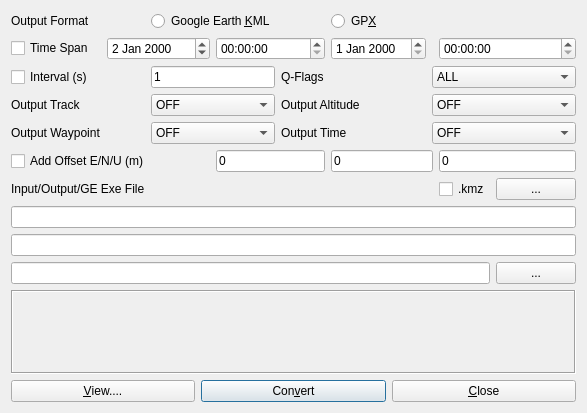
<?xml version="1.0" encoding="UTF-8"?>
<ui version="4.0">
 <class>ConvDialog</class>
 <widget class="QWidget" name="ConvDialog">
  <property name="geometry">
   <rect>
    <x>0</x>
    <y>0</y>
    <width>587</width>
    <height>413</height>
   </rect>
  </property>
  <property name="windowTitle">
   <string>KML/GPX Converter</string>
  </property>
  <property name="toolTip">
   <string/>
  </property>
  <layout class="QVBoxLayout" name="verticalLayout">
   <item>
    <widget class="QWidget" name="Panel1" native="true">
     <property name="enabled">
      <bool>true</bool>
     </property>
     <property name="toolTip">
      <string/>
     </property>
     <property name="layoutDirection">
      <enum>Qt::LeftToRight</enum>
     </property>
     <property name="text" stdset="0">
      <string/>
     </property>
     <layout class="QGridLayout" name="gridLayout">
      <property name="leftMargin">
       <number>0</number>
      </property>
      <property name="topMargin">
       <number>0</number>
      </property>
      <property name="rightMargin">
       <number>0</number>
      </property>
      <property name="bottomMargin">
       <number>0</number>
      </property>
      <item row="1" column="0">
       <widget class="QCheckBox" name="TimeSpan">
        <property name="toolTip">
         <string/>
        </property>
        <property name="text">
         <string>Time Span</string>
        </property>
        <property name="checked">
         <bool>false</bool>
        </property>
       </widget>
      </item>
      <item row="3" column="2" colspan="2">
       <widget class="QComboBox" name="TrackColor">
        <property name="enabled">
         <bool>true</bool>
        </property>
        <property name="toolTip">
         <string/>
        </property>
        <item>
         <property name="text">
          <string>OFF</string>
         </property>
        </item>
        <item>
         <property name="text">
          <string>White</string>
         </property>
        </item>
        <item>
         <property name="text">
          <string>Green</string>
         </property>
        </item>
        <item>
         <property name="text">
          <string>Orange</string>
         </property>
        </item>
        <item>
         <property name="text">
          <string>Red</string>
         </property>
        </item>
        <item>
         <property name="text">
          <string>Yellow</string>
         </property>
        </item>
       </widget>
      </item>
      <item row="1" column="5">
       <widget class="QDateEdit" name="TimeY2">
        <property name="enabled">
         <bool>true</bool>
        </property>
        <property name="toolTip">
         <string/>
        </property>
       </widget>
      </item>
      <item row="2" column="4" colspan="2">
       <widget class="QLabel" name="Label5">
        <property name="enabled">
         <bool>true</bool>
        </property>
        <property name="toolTip">
         <string/>
        </property>
        <property name="text">
         <string>Q-Flags</string>
        </property>
       </widget>
      </item>
      <item row="2" column="2" colspan="2">
       <widget class="QLineEdit" name="TimeInt">
        <property name="enabled">
         <bool>true</bool>
        </property>
        <property name="toolTip">
         <string/>
        </property>
        <property name="text">
         <string>1</string>
        </property>
       </widget>
      </item>
      <item row="4" column="0">
       <widget class="QLabel" name="Label2">
        <property name="enabled">
         <bool>true</bool>
        </property>
        <property name="toolTip">
         <string/>
        </property>
        <property name="text">
         <string>Output Waypoint</string>
        </property>
       </widget>
      </item>
      <item row="3" column="0">
       <widget class="QLabel" name="Label1">
        <property name="enabled">
         <bool>true</bool>
        </property>
        <property name="toolTip">
         <string/>
        </property>
        <property name="text">
         <string>Output Track</string>
        </property>
       </widget>
      </item>
      <item row="4" column="2" colspan="2">
       <widget class="QComboBox" name="PointColor">
        <property name="enabled">
         <bool>true</bool>
        </property>
        <property name="toolTip">
         <string/>
        </property>
        <item>
         <property name="text">
          <string>OFF</string>
         </property>
        </item>
        <item>
         <property name="text">
          <string>White</string>
         </property>
        </item>
        <item>
         <property name="text">
          <string>Green</string>
         </property>
        </item>
        <item>
         <property name="text">
          <string>Orange</string>
         </property>
        </item>
        <item>
         <property name="text">
          <string>Red</string>
         </property>
        </item>
        <item>
         <property name="text">
          <string>By Q-Flag</string>
         </property>
        </item>
       </widget>
      </item>
      <item row="6" column="0" colspan="3">
       <widget class="QLabel" name="Label7">
        <property name="enabled">
         <bool>true</bool>
        </property>
        <property name="toolTip">
         <string/>
        </property>
        <property name="text">
         <string>Input/Output/GE Exe File</string>
        </property>
       </widget>
      </item>
      <item row="9" column="8">
       <widget class="QPushButton" name="BtnGoogleEarthFile">
        <property name="enabled">
         <bool>true</bool>
        </property>
        <property name="palette">
         <palette>
          <active>
           <colorrole role="WindowText">
            <brush brushstyle="SolidPattern">
             <color alpha="255">
              <red>0</red>
              <green>0</green>
              <blue>0</blue>
             </color>
            </brush>
           </colorrole>
          </active>
          <inactive>
           <colorrole role="WindowText">
            <brush brushstyle="SolidPattern">
             <color alpha="255">
              <red>0</red>
              <green>0</green>
              <blue>0</blue>
             </color>
            </brush>
           </colorrole>
          </inactive>
          <disabled>
           <colorrole role="WindowText">
            <brush brushstyle="SolidPattern">
             <color alpha="255">
              <red>0</red>
              <green>0</green>
              <blue>0</blue>
             </color>
            </brush>
           </colorrole>
          </disabled>
         </palette>
        </property>
        <property name="toolTip">
         <string/>
        </property>
        <property name="text">
         <string>...</string>
        </property>
        <property name="flat">
         <bool>false</bool>
        </property>
       </widget>
      </item>
      <item row="2" column="0" colspan="2">
       <widget class="QCheckBox" name="TimeIntF">
        <property name="toolTip">
         <string/>
        </property>
        <property name="text">
         <string>Interval (s)</string>
        </property>
        <property name="checked">
         <bool>false</bool>
        </property>
       </widget>
      </item>
      <item row="5" column="5" colspan="2">
       <widget class="QLineEdit" name="Offset2">
        <property name="enabled">
         <bool>true</bool>
        </property>
        <property name="toolTip">
         <string/>
        </property>
        <property name="text">
         <string>0</string>
        </property>
       </widget>
      </item>
      <item row="5" column="7" colspan="2">
       <widget class="QLineEdit" name="Offset3">
        <property name="enabled">
         <bool>true</bool>
        </property>
        <property name="toolTip">
         <string/>
        </property>
        <property name="text">
         <string>0</string>
        </property>
       </widget>
      </item>
      <item row="6" column="7">
       <widget class="QCheckBox" name="Compress">
        <property name="toolTip">
         <string/>
        </property>
        <property name="text">
         <string>.kmz</string>
        </property>
        <property name="checked">
         <bool>false</bool>
        </property>
       </widget>
      </item>
      <item row="10" column="0" colspan="9">
       <widget class="QLabel" name="Message">
        <property name="enabled">
         <bool>true</bool>
        </property>
        <property name="toolTip">
         <string/>
        </property>
        <property name="layoutDirection">
         <enum>Qt::LeftToRight</enum>
        </property>
        <property name="frameShape">
         <enum>QFrame::Box</enum>
        </property>
        <property name="frameShadow">
         <enum>QFrame::Sunken</enum>
        </property>
        <property name="text">
         <string/>
        </property>
        <property name="alignment">
         <set>Qt::AlignCenter</set>
        </property>
       </widget>
      </item>
      <item row="8" column="0" colspan="9">
       <widget class="QLineEdit" name="OutputFile">
        <property name="enabled">
         <bool>true</bool>
        </property>
        <property name="toolTip">
         <string/>
        </property>
        <property name="text">
         <string/>
        </property>
       </widget>
      </item>
      <item row="5" column="3" colspan="2">
       <widget class="QLineEdit" name="Offset1">
        <property name="enabled">
         <bool>true</bool>
        </property>
        <property name="toolTip">
         <string/>
        </property>
        <property name="text">
         <string>0</string>
        </property>
       </widget>
      </item>
      <item row="2" column="6" colspan="3">
       <widget class="QComboBox" name="QFlags">
        <property name="enabled">
         <bool>true</bool>
        </property>
        <property name="toolTip">
         <string/>
        </property>
        <item>
         <property name="text">
          <string>ALL</string>
         </property>
        </item>
        <item>
         <property name="text">
          <string>Q=1</string>
         </property>
        </item>
        <item>
         <property name="text">
          <string>Q=2</string>
         </property>
        </item>
        <item>
         <property name="text">
          <string>Q=3</string>
         </property>
        </item>
        <item>
         <property name="text">
          <string>Q=4</string>
         </property>
        </item>
        <item>
         <property name="text">
          <string>Q=5</string>
         </property>
        </item>
        <item>
         <property name="text">
          <string>Q=6</string>
         </property>
        </item>
       </widget>
      </item>
      <item row="3" column="6" colspan="3">
       <widget class="QComboBox" name="OutputAlt">
        <property name="enabled">
         <bool>true</bool>
        </property>
        <property name="toolTip">
         <string/>
        </property>
        <item>
         <property name="text">
          <string>OFF</string>
         </property>
        </item>
        <item>
         <property name="text">
          <string>Ellipsoidal</string>
         </property>
        </item>
        <item>
         <property name="text">
          <string>Geodetic</string>
         </property>
        </item>
       </widget>
      </item>
      <item row="1" column="3" colspan="2">
       <widget class="QTimeEdit" name="TimeH1">
        <property name="enabled">
         <bool>true</bool>
        </property>
        <property name="toolTip">
         <string/>
        </property>
        <property name="displayFormat">
         <string>HH:mm:ss</string>
        </property>
       </widget>
      </item>
      <item row="1" column="7" colspan="2">
       <widget class="QTimeEdit" name="TimeH2">
        <property name="enabled">
         <bool>true</bool>
        </property>
        <property name="toolTip">
         <string/>
        </property>
        <property name="displayFormat">
         <string>HH:mm:ss</string>
        </property>
       </widget>
      </item>
      <item row="1" column="1" colspan="2">
       <widget class="QDateEdit" name="TimeY1">
        <property name="enabled">
         <bool>true</bool>
        </property>
        <property name="toolTip">
         <string/>
        </property>
        <property name="date">
         <date>
          <year>2000</year>
          <month>1</month>
          <day>2</day>
         </date>
        </property>
       </widget>
      </item>
      <item row="4" column="4" colspan="2">
       <widget class="QLabel" name="Label4">
        <property name="enabled">
         <bool>true</bool>
        </property>
        <property name="toolTip">
         <string/>
        </property>
        <property name="text">
         <string>Output Time</string>
        </property>
       </widget>
      </item>
      <item row="7" column="0" colspan="9">
       <widget class="QLineEdit" name="InputFile">
        <property name="enabled">
         <bool>true</bool>
        </property>
        <property name="toolTip">
         <string/>
        </property>
        <property name="text">
         <string/>
        </property>
       </widget>
      </item>
      <item row="3" column="4" colspan="2">
       <widget class="QLabel" name="Label3">
        <property name="enabled">
         <bool>true</bool>
        </property>
        <property name="toolTip">
         <string/>
        </property>
        <property name="text">
         <string>Output Altitude</string>
        </property>
       </widget>
      </item>
      <item row="9" column="0" colspan="8">
       <widget class="QLineEdit" name="GoogleEarthFile">
        <property name="enabled">
         <bool>true</bool>
        </property>
        <property name="toolTip">
         <string/>
        </property>
        <property name="text">
         <string/>
        </property>
       </widget>
      </item>
      <item row="4" column="6" colspan="3">
       <widget class="QComboBox" name="OutputTime">
        <property name="enabled">
         <bool>true</bool>
        </property>
        <property name="toolTip">
         <string/>
        </property>
        <item>
         <property name="text">
          <string>OFF</string>
         </property>
        </item>
        <item>
         <property name="text">
          <string>GPST</string>
         </property>
        </item>
        <item>
         <property name="text">
          <string>UTC</string>
         </property>
        </item>
        <item>
         <property name="text">
          <string>JST</string>
         </property>
        </item>
       </widget>
      </item>
      <item row="6" column="8">
       <widget class="QPushButton" name="BtnInputFile">
        <property name="enabled">
         <bool>true</bool>
        </property>
        <property name="palette">
         <palette>
          <active>
           <colorrole role="WindowText">
            <brush brushstyle="SolidPattern">
             <color alpha="255">
              <red>0</red>
              <green>0</green>
              <blue>0</blue>
             </color>
            </brush>
           </colorrole>
          </active>
          <inactive>
           <colorrole role="WindowText">
            <brush brushstyle="SolidPattern">
             <color alpha="255">
              <red>0</red>
              <green>0</green>
              <blue>0</blue>
             </color>
            </brush>
           </colorrole>
          </inactive>
          <disabled>
           <colorrole role="WindowText">
            <brush brushstyle="SolidPattern">
             <color alpha="255">
              <red>0</red>
              <green>0</green>
              <blue>0</blue>
             </color>
            </brush>
           </colorrole>
          </disabled>
         </palette>
        </property>
        <property name="toolTip">
         <string/>
        </property>
        <property name="text">
         <string>...</string>
        </property>
        <property name="flat">
         <bool>false</bool>
        </property>
       </widget>
      </item>
      <item row="5" column="0" colspan="3">
       <widget class="QCheckBox" name="AddOffset">
        <property name="toolTip">
         <string/>
        </property>
        <property name="text">
         <string>Add Offset E/N/U (m)</string>
        </property>
        <property name="checked">
         <bool>false</bool>
        </property>
       </widget>
      </item>
      <item row="0" column="0">
       <widget class="QLabel" name="label">
        <property name="text">
         <string>Output Format</string>
        </property>
       </widget>
      </item>
      <item row="0" column="2" colspan="2">
       <widget class="QRadioButton" name="FormatKML">
        <property name="text">
         <string>Google Earth &amp;KML</string>
        </property>
       </widget>
      </item>
      <item row="0" column="5" colspan="2">
       <widget class="QRadioButton" name="FormatGPX">
        <property name="text">
         <string>GP&amp;X</string>
        </property>
       </widget>
      </item>
     </layout>
    </widget>
   </item>
   <item>
    <widget class="QWidget" name="widget" native="true">
     <property name="sizePolicy">
      <sizepolicy hsizetype="Preferred" vsizetype="Fixed">
       <horstretch>0</horstretch>
       <verstretch>0</verstretch>
      </sizepolicy>
     </property>
     <layout class="QHBoxLayout" name="horizontalLayout">
      <property name="leftMargin">
       <number>0</number>
      </property>
      <property name="topMargin">
       <number>0</number>
      </property>
      <property name="rightMargin">
       <number>0</number>
      </property>
      <property name="bottomMargin">
       <number>0</number>
      </property>
      <item>
       <widget class="QPushButton" name="BtnView">
        <property name="text">
         <string>&amp;View....</string>
        </property>
        <property name="icon">
         <iconset resource="rtkpost_qt.qrc">
          <normaloff>:/buttons/doc.bmp</normaloff>:/buttons/doc.bmp</iconset>
        </property>
       </widget>
      </item>
      <item>
       <widget class="QPushButton" name="BtnConvert">
        <property name="enabled">
         <bool>true</bool>
        </property>
        <property name="toolTip">
         <string/>
        </property>
        <property name="text">
         <string>Con&amp;vert</string>
        </property>
        <property name="autoDefault">
         <bool>true</bool>
        </property>
        <property name="default">
         <bool>true</bool>
        </property>
       </widget>
      </item>
      <item>
       <widget class="QPushButton" name="BtnClose">
        <property name="enabled">
         <bool>true</bool>
        </property>
        <property name="toolTip">
         <string/>
        </property>
        <property name="text">
         <string>&amp;Close</string>
        </property>
       </widget>
      </item>
     </layout>
    </widget>
   </item>
  </layout>
 </widget>
 <resources>
  <include location="rtkpost_qt.qrc"/>
 </resources>
 <connections/>
</ui>
